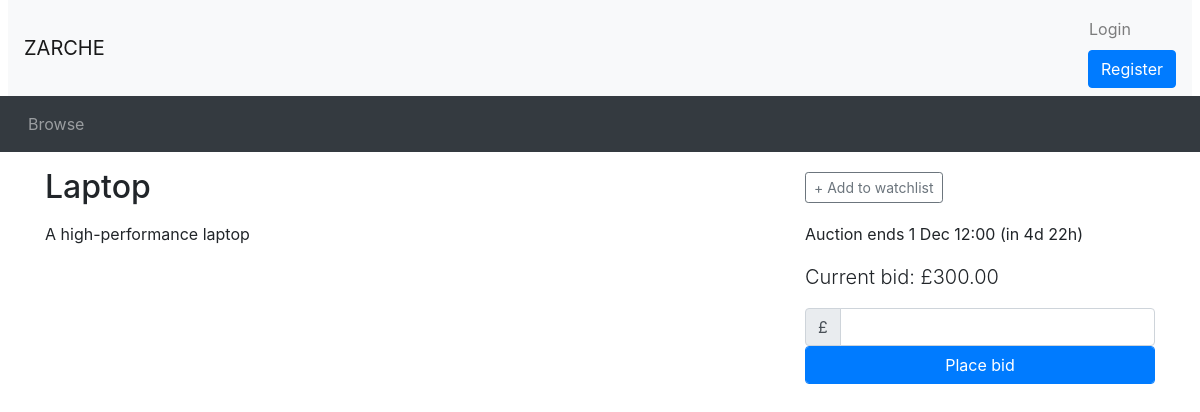
Screenshot of /listing.php?auctionID=1 with the database file from the repository.
### tables this page shows
CREATE TABLE `Auction` (
  `AuctionID` INT AUTO_INCREMENT PRIMARY KEY,
  `UserID` INT,
  `ItemName` VARCHAR(255) NOT NULL,
  `Description` VARCHAR(255) NOT NULL,
  `CategoryID` INT,
  `ReservePrice` DECIMAL(10, 2),
  `StartPrice` DECIMAL(10, 2),
  `EndDate` DATETIME,
  `Views` INT DEFAULT 0,
  `Image` VARCHAR(255),
  FOREIGN KEY (`UserID`) REFERENCES `Users`(`UserID`) ON DELETE CASCADE,
  FOREIGN KEY (`CategoryID`) REFERENCES `Category`(`CategoryID`) ON DELETE CASCADE
);

### utilities.php (called while the page is built, shortened)
<?php
function display_time_remaining($interval) {
    if ($interval->days == 0 && $interval->h == 0) {
      $time_remaining = $interval->format('%im %Ss');
    }
    else if ($interval->days == 0) {
      $time_remaining = $interval->format('%hh %im');
    }
    else {
      $time_remaining = $interval->format('%ad %hh');
    }
  return $time_remaining;
}
?>

### listing.php (the view, shortened to what this page needs)
<?php include_once("header.php"); ?>
<?php require("utilities.php"); ?>
<?php
if (isset($_GET['auctionID'])) {
    $item_id = $_GET['auctionID'];
    global $conn;
    $sql = "SELECT AuctionID, ItemName, Description, StartPrice, ReservePrice, EndDate FROM Auction WHERE AuctionID = ?";
    $stmt = $conn->prepare($sql);
    $stmt->bind_param("i", $item_id);
    $stmt->execute();
    $result = $stmt->get_result();
    if ($result->num_rows > 0) {
        $row = $result->fetch_assoc();
        $title = htmlspecialchars($row['ItemName']);
        $description = htmlspecialchars($row['Description']);
        $current_price = $row['StartPrice'];
        $end_time = new DateTime($row['EndDate']);
        $now = new DateTime();
        if ($now < $end_time) {
            $time_to_end = date_diff($now, $end_time);
            $time_remaining = ' (in ' . display_time_remaining($time_to_end) . ')';
        } else {
            $time_remaining = "This auction has ended";
        }
    } else {
        echo "<p>Auction not found.</p>";
        exit;
    }
} else {
    echo "<p>Invalid item ID.</p>";
    exit;
}
$watching = false;
?>
<div class="container">
    <div class="row">
        <div class="col-sm-8">
            <h2 class="my-3"><?php echo $title; ?></h2>
        </div>
        <div class="col-sm-4 align-self-center">
            <?php if ($now < $end_time): ?>
                <div id="watch_nowatch" <?php if ($watching) echo 'style="display: none"'; ?>>
                    <button type="button" class="btn btn-outline-secondary btn-sm" onclick="addToWatchlist()">+ Add to watchlist</button>
                </div>
            <?php endif; ?>
        </div>
    </div>
    <div class="row">
        <div class="col-sm-8">
            <div class="itemDescription">
                <p><?php echo $description; ?></p>
            </div>
        </div>
        <div class="col-sm-4">
            <p>
                <?php if ($now > $end_time): ?>
                    This auction ended <?php echo $end_time->format('j M H:i'); ?>
                <?php else: ?>
                    Auction ends <?php echo $end_time->format('j M H:i') . $time_remaining; ?>
                <?php endif; ?>
            </p>
            <p class="lead">Current bid: £<?php echo number_format($current_price, 2); ?></p>
            <?php if ($now < $end_time): ?>
                <form method="POST" action="place_bid.php">
                    <div class="input-group">
                        <div class="input-group-prepend">
                            <span class="input-group-text">£</span>
                        </div>
                        <input type="number" class="form-control" id="bid" name="bid" required>
                    </div>
                    <button type="submit" class="btn btn-primary form-control">Place bid</button>
                </form>
            <?php endif; ?>
        </div>
    </div>
</div>
<?php include_once("footer.php"); ?>

### rows the page displays
auction: ItemName "Laptop", Description "A high-performance laptop", EndDate "1 Dec 12:00", EndDate "(in 4d 22h)", StartPrice "300.00"
